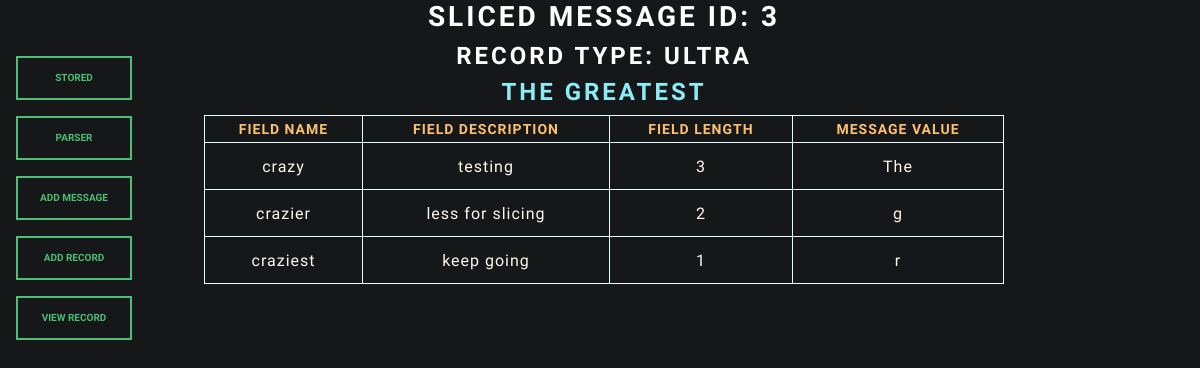
Page /slicer/3 on the committed database.
### app.py (models this page shows, shortened)
class Message(db.Model):
    __tablename__ = "messages"
    id = db.Column(db.Integer, primary_key=True)
    record_type = db.Column(db.String(5), db.ForeignKey('records.record_type', name='fk_record_record_type'))
    message = db.Column(db.String(300), unique=False, nullable=False)
    date_created = db.Column(db.DateTime, nullable=False, default=datetime.now())
    last_updated = db.Column(db.DateTime, default=datetime.now())

class Record(db.Model):
    __tablename__ = "records"
    record_type = db.Column(db.String(5), primary_key=True)
    field_id = db.Column(db.Integer, primary_key=True)
    field_name = db.Column(db.String(25))
    field_description = db.Column(db.String(75))
    field_length = db.Column(db.Integer)
    field_start = db.Column(db.Integer)
    field_end = db.Column(db.Integer)

### app.py (the view)
@app.route('/slicer/<int:id>')
def sliced(id):
    message = Message.query.get_or_404(id)
    record_type = message.record_type
    records = Record.query.filter(Record.record_type==record_type)
    slice = slicer(message.message, records)
    return render_template('slicer.html', message=message, slice=slice, records=records, record_type=record_type)

### slice.py (called while the page is built)
def slicer(message, records):
    slices = []
    field_lengths = []
    for data in records:
        field_lengths.append(data.field_length)
    slices.append(message[:field_lengths[0]])
    start = field_lengths[0]
    end = start
    if len(field_lengths) > 2:
        for i in range(1, len(field_lengths)):
            end += field_lengths[i]
            slices.append(message[start:end])
            start = end
    return slices

### templates/slicer.html (shortened to what this page needs)
<html>
    <head>
        <link rel="stylesheet" href="{{ url_for('static', filename='bootstrap.min.css')}}" />
        <link rel="stylesheet" href="{{ url_for('static', filename='style.css')}}" />
    </head>
    <body>
        <div class="containter text-center">
            <div class="row">
                <div class="col-2 d-flex justify-content-center">
                    <nav class="nav flex-column w-100 ms-auto">
                        {% include 'nav.html' %}
                    </nav>
                </div>
                    <div class="col-md-auto">
                        <h2>Sliced Message ID: {{message.id}}</h2>
                        <h3>Record Type: {{record_type}}</h3>
                        <h3 class="message">{{message.message}}</h3>
                        <table>
                            <thead>
                                <th>Field Name</th>
                                <th>Field Description</th>
                                <th>Field Length</th>
                                <th>Message Value</th>
                            </thead>
                            <tbody>
                        {% for data in records %}
                                <tr>
                                <td>{{data.field_name}}</td>
                                <td>{{data.field_description}}</td>
                                <td>{{data.field_length}}</td>
                                <td>{{slice[loop.index0]}}</td>
                                </tr>
                        {% endfor %}
                        </tbody>
                    </table>
                 </div>
            </div>
        </div>
    </body>
</html>

### static/style.css (style rules this page uses)
body { background-color: #151719; }
h2 { color: #FFFFFF; }
h3 { color: #FFFFFF; }
h3.message { color: #8cecf3; }
table { border-width: 1px; border-style: solid; border-color: #E8FBFF; border-collapse: collapse; min-width: 800px; width: 100%; }
th { color: #fdc16d; border-width: 1px; border-style: solid; border-color: #E8FBFF; text-align: center; padding: 5px; }
td { color: #FFF8EE; border-width: 1px; border-style: solid; border-color: #E8FBFF; text-align: center; text-wrap: pretty; word-wrap: break-word; max-width: 350px; height: 47px; }

### rows in the picture
Message: id "3", record_type "ULTRA", message "THE GREATEST"
Record: field_name "crazy", field_description "testing", field_length "3", index0 "The"
Record: field_name "crazier", field_description "less for slicing", field_length "2", index0 "g"
Record: field_name "craziest", field_description "keep going", field_length "1", index0 "r"
